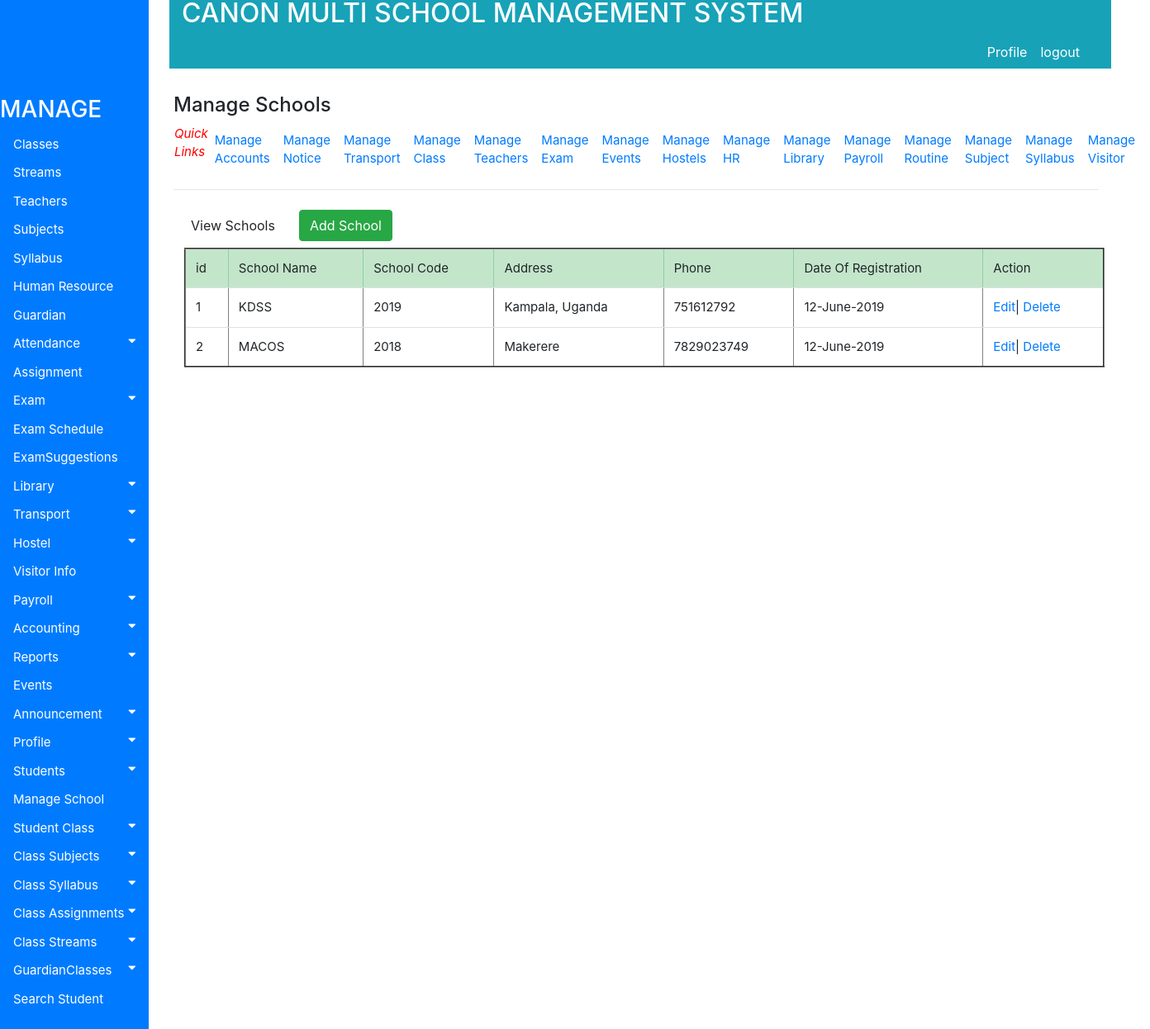
/accounts/viewschools, run on the app's committed database.
### accounts/models.py (models this page shows, shortened)
class School (models.Model):
    SchoolCode=models.CharField(max_length=130)
    SchoolName=models.CharField(max_length=130)
    Address=models.CharField(max_length=130)
    Phone=models.CharField(max_length=130)
    DateOfRegistration=models.CharField(max_length=130)

### accounts/views.py (the view)
def viewschools(request):
   all_info = School.objects.all()
   context={'all_info':all_info}
   return render(request, 'accounts/School/viewschools.html', context)

### accounts/templates/accounts/School/viewschools.html
{% extends 'base.html' %}
{% block body %}
<div class="container" style="margin-left: 200px;font-size: 20px; padding: 0px 10px;">
<br><h4>Manage Schools</h4>
<nav class="nav navbar-expand" style="font-size:15px; padding: 1px 1px 1px 1px">
  <ul class="navbar-nav mr-auto">
    <i style="font-size: 15px; color:red;">Quick Links</i>
    <li class="nav-item">
    <a class="nav-link" href="{% url 'viewexpenditure' %}">Manage Accounts</a>
    </li>
    <li class="nav-item">
    <a class="nav-link" href="{% url 'viewnews' %}">Manage Notice</a>
    </li>
    <li class="nav-item">
    <a class="nav-link" href="{% url 'viewvehicle' %}">Manage Transport</a>
    </li>
    <li class="nav-item">
    <a class="nav-link" href="{% url 'viewclassinformation' %}">Manage Class</a>
    </li>
    <li class="nav-item">
    <a class="nav-link" href="{% url 'viewteachers' %}">Manage Teachers</a>
    </li>
    <li class="nav-item">
    <a class="nav-link" href="{% url 'viewexamgrade' %}">Manage Exam</a>
    </li>
    <li class="nav-item">
    <a class="nav-link" href="{% url 'viewevents' %}">Manage Events</a>
    </li>
    <li class="nav-item">
    <a class="nav-link" href="{% url 'viewhostel' %}">Manage Hostels</a>
    </li>
    <li class="nav-item">
    <a class="nav-link" href="{% url 'viewhumanresource' %}">Manage HR</a>
    </li>
    <li class="nav-item">
    <a class="nav-link" href="{% url 'viewlibrarybook' %}">Manage Library</a>
    </li>
    <li class="nav-item">
    <a class="nav-link" href="{% url 'viewsalarygrade' %}">Manage Payroll</a>
    </li>
    <li class="nav-item">
    <a class="nav-link" href="{% url 'viewroutine' %}">Manage Routine</a>
    </li>
    <li class="nav-item">
    <a class="nav-link" href="{% url 'viewsubjects' %}">Manage Subject</a>
    </li>
    <li class="nav-item">
    <a class="nav-link" href="{% url 'viewsyllabus' %}">Manage Syllabus</a>
    </li>
    <li class="nav-item">
    <a class="nav-link" href="{% url 'viewvisitor' %}">Manage Visitor</a>
    </li>
  </ul>
</nav>
<hr style=" margin-top: 1rem;margin-bottom: 1rem;border: 0;
 border-top: 1px solid rgba(0, 0, 0, 0.1);"/>
<nav class="nav navbar-expand" style="float:left">
  <ul class="navbar-nav mr-auto">
    <li class="nav-item">
      <a class="nav-link" href="#"><button class="btn btn-default">View Schools</button></a>
    </li>
    <li class="nav-item">
      <a class="nav-link" href="{% url 'addschool' %}"><button class="btn btn-success">Add School</button></a>
    </li>
  </ul>
</nav>
<br>
<div class="container" style="margin-left:10px; font-size:15px; padding:3px" >
<table class="table table-hover" border="2">
   <thead class="table-success">
    <tr>
         <td>id</td>
         <td>School Name</td>
         <td>School Code</td>
         <td>Address</td>
         <td>Phone</td>
         <td>Date Of Registration</td>
         <td>Action</td>
     </tr>
   </thead>
   <tbody>
     {% if all_info %}
     {% for item in all_info %}
     <tr>
       <td>{{ item.id}}</td>
       <td>{{ item.SchoolName}}</td>
       <td>{{ item.SchoolCode}}</td>
       <td>{{ item.Address}}</td>
       <td>{{ item.Phone}}</td>
       <td>{{ item.DateOfRegistration}}</td>
       <td><a href="{% url 'editschool' pk=item.id %}">Edit</a>|
         <a href="{% url 'deleteschool' pk=item.id %}">Delete</a>
       </td>
        {% endfor %}
     </tr>
     {% endif %}
   </tbody>
</table>
</div>
</div>
{% endblock %}

### accounts/static/css/style.css (style rules this page uses)
.container { margin-left: 200px;font-size: 10px; padding: 0px 10px; }
body { font-family: "Lato", sans-serif; }

### data on the page
School: id "1", SchoolName "KDSS", SchoolCode "2019", Address "Kampala, Uganda", Phone "751612792", DateOfRegistration "12-June-2019"
School: id "2", SchoolName "MACOS", SchoolCode "2018", Address "Makerere", Phone "7829023749", DateOfRegistration "12-June-2019"
